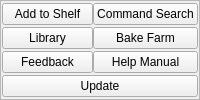
         <widget class="QFrame" name="frame_9">
          <property name="frameShape">
           <enum>QFrame::StyledPanel</enum>
          </property>
          <property name="frameShadow">
           <enum>QFrame::Raised</enum>
          </property>
          <layout class="QGridLayout" name="gridLayout_17">
           <property name="leftMargin">
            <number>1</number>
           </property>
           <property name="topMargin">
            <number>1</number>
           </property>
           <property name="rightMargin">
            <number>1</number>
           </property>
           <property name="bottomMargin">
            <number>1</number>
           </property>
           <property name="horizontalSpacing">
            <number>0</number>
           </property>
           <property name="verticalSpacing">
            <number>1</number>
           </property>
           <item row="0" column="0">
            <widget class="QPushButton" name="pushButton_68">
             <property name="text">
              <string>Add to Shelf</string>
             </property>
            </widget>
           </item>
           <item row="0" column="1">
            <widget class="QPushButton" name="pushButton_70">
             <property name="text">
              <string>Command Search</string>
             </property>
            </widget>
           </item>
           <item row="1" column="0">
            <widget class="QPushButton" name="pushButton_73">
             <property name="text">
              <string>Library</string>
             </property>
            </widget>
           </item>
           <item row="1" column="1">
            <widget class="QPushButton" name="pushButton_74">
             <property name="text">
              <string>Bake Farm</string>
             </property>
            </widget>
           </item>
           <item row="2" column="0">
            <widget class="QPushButton" name="pushButton_71">
             <property name="text">
              <string>Feedback</string>
             </property>
            </widget>
           </item>
           <item row="2" column="1">
            <widget class="QPushButton" name="pushButton_69">
             <property name="text">
              <string>Help Manual</string>
             </property>
            </widget>
           </item>
           <item row="3" column="0" colspan="2">
            <widget class="QPushButton" name="pushButton_72">
             <property name="text">
              <string>Update</string>
             </property>
            </widget>
           </item>
          </layout>
         </widget>
